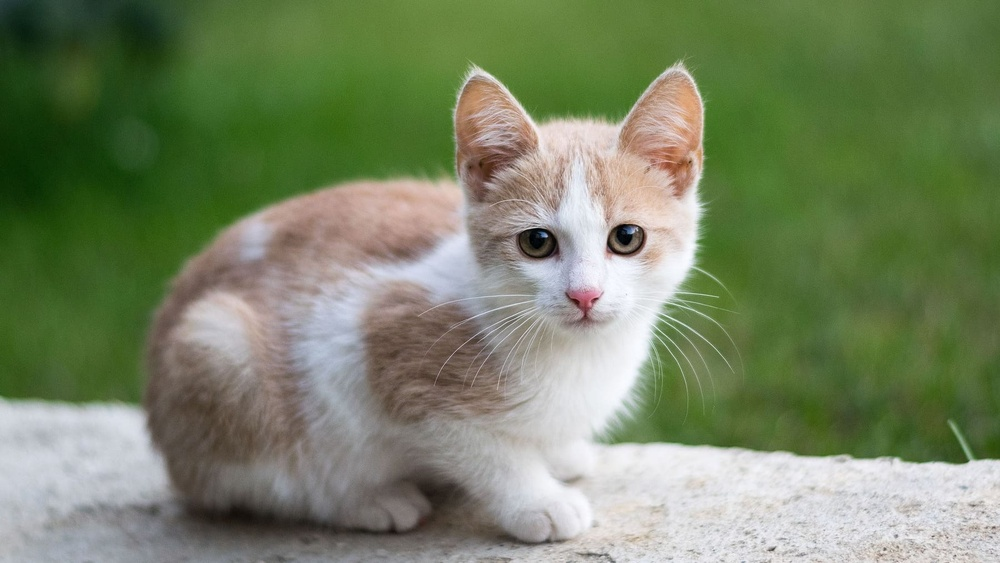
#> input picture 8/IA/EP1/project/EJERCICIOS/ia/rec_img/gato.jpg, 1000 x 563 px, shrunk from 1800 x 1013 before the run
$ python 9.py   (older library calls are emulated)
#> lines starting #> are read from the running program, lines starting #| are printed output that depends on the picture; after the words box and inside, x2 and y2 are one past the last pixel; in counts of white or black regions, pixels touching at a corner belong together
# Practica 8
import cv2

if __name__ == '__main__':
    imagen = cv2.imread("gato.jpg")
#> imagen is the input picture: shape (563, 1000, 3); mean B, G, R 99.6, 131.3, 118.2
    imagen = cv2.cvtColor(imagen, cv2.COLOR_BGR2GRAY)
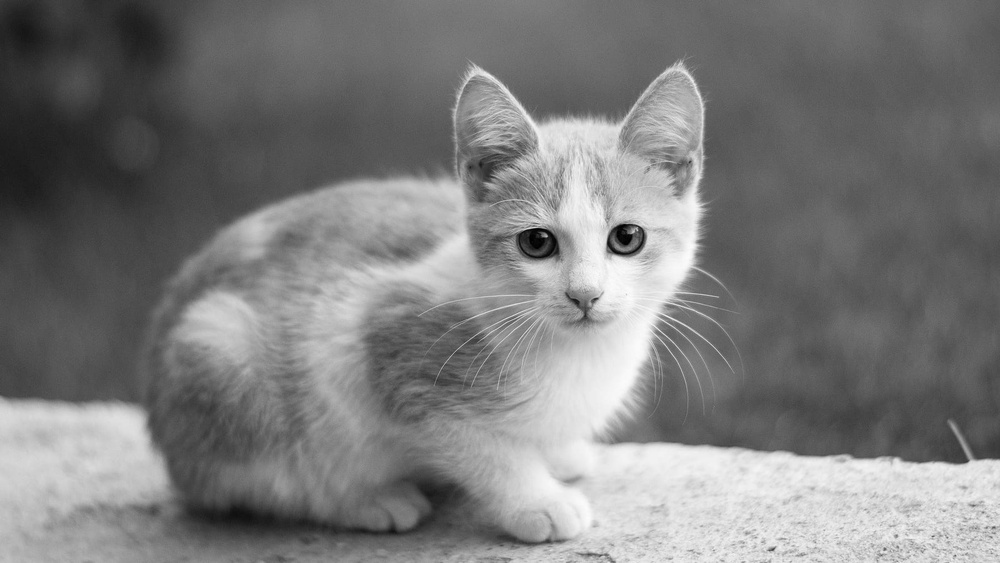
#> imagen: shape (563, 1000); min 0, max 253, mean 123.8
    sobelx = cv2.Sobel(imagen, cv2.CV_64F, dx=1, dy=0,ksize=5)
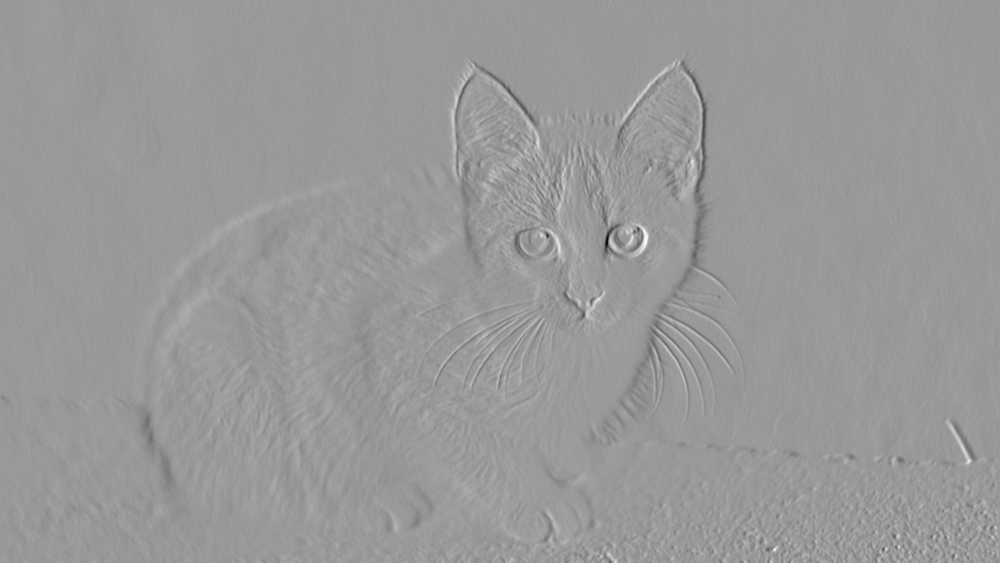
#> sobelx: shape (563, 1000) float64; min -8515, max 5637, mean 2; drawn with min black and max white
    sobely = cv2.Sobel(imagen, cv2.CV_64F, dx=0, dy=1,ksize=5)
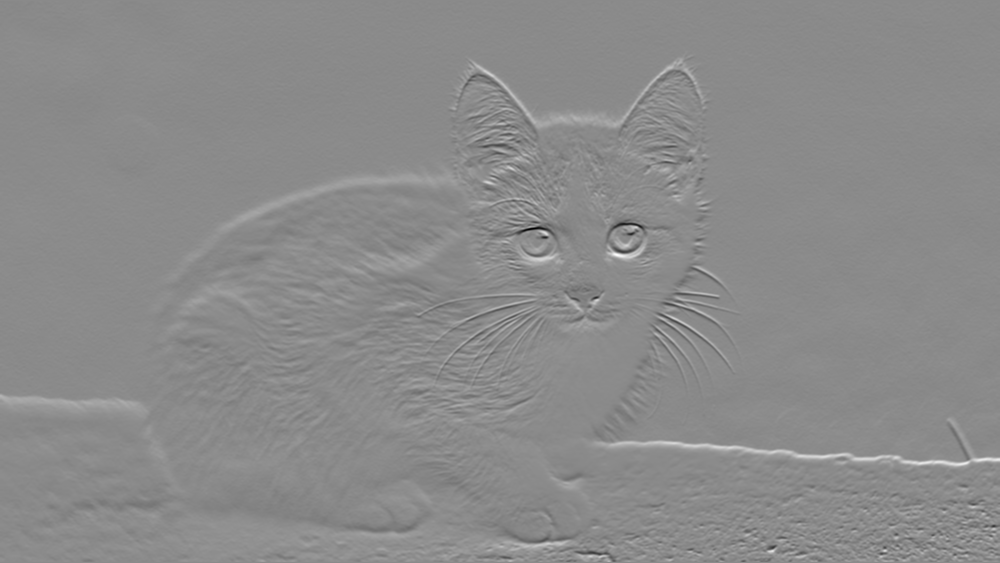
#> sobely: shape (563, 1000) float64; min -8487, max 7099, mean 17.6; drawn with min black and max white
    sobelxy = cv2.Sobel(imagen, cv2.CV_64F, dx=1, dy=1,ksize=5)
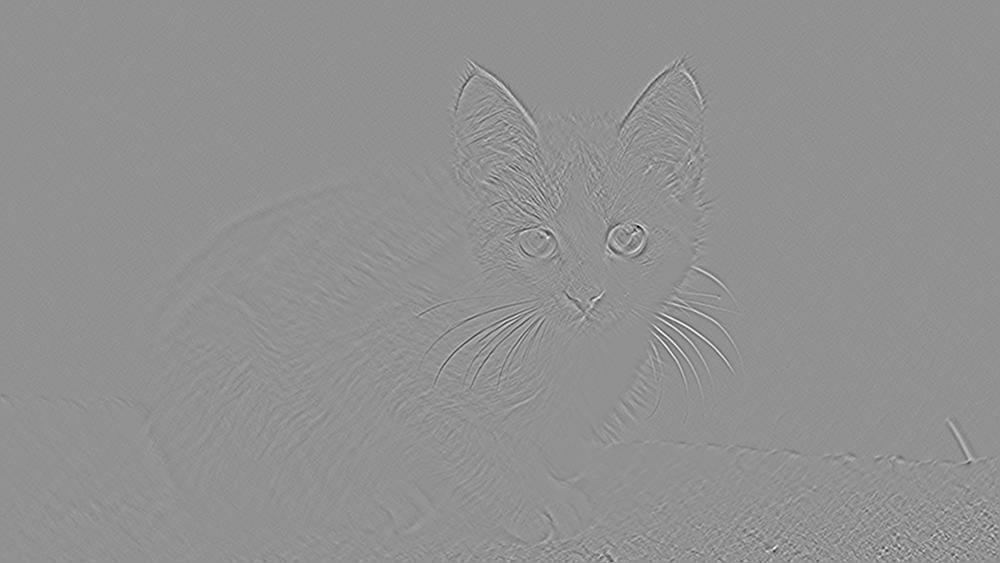
#> sobelxy: shape (563, 1000) float64; min -1796, max 1346, mean 0; drawn with min black and max white


    cv2.imshow("imagen gato", sobelx)
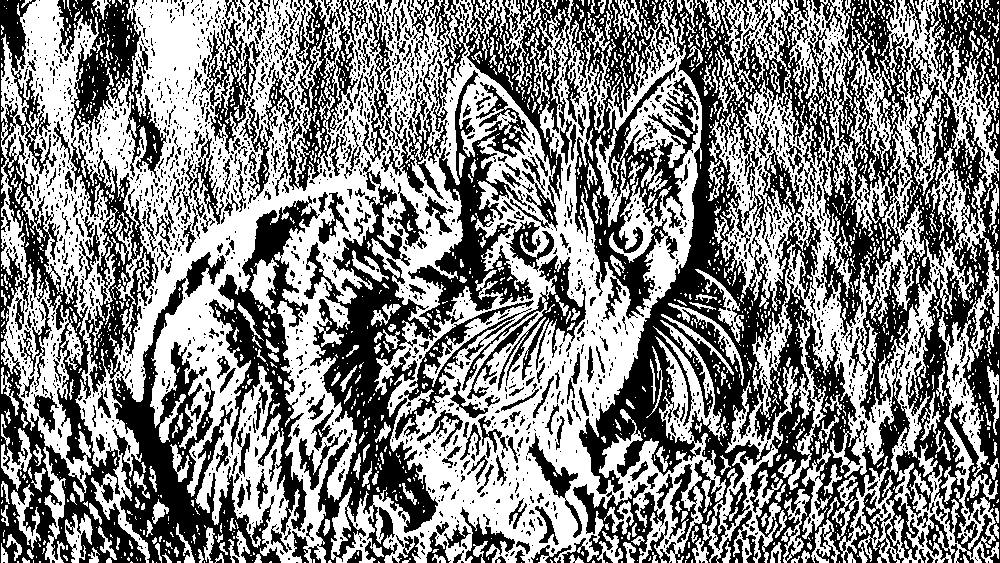
#> window 'imagen gato': shape (563, 1000); 51.9% white; 2497 black regions (2090 under 20 px), largest, box (x1, y1, x2, y2) and area: (569, 0, 1000, 563) 106163, (304, 70, 533, 563) 28029, (71, 137, 281, 563) 21351
    cv2.imshow("imagen gato1", sobely)
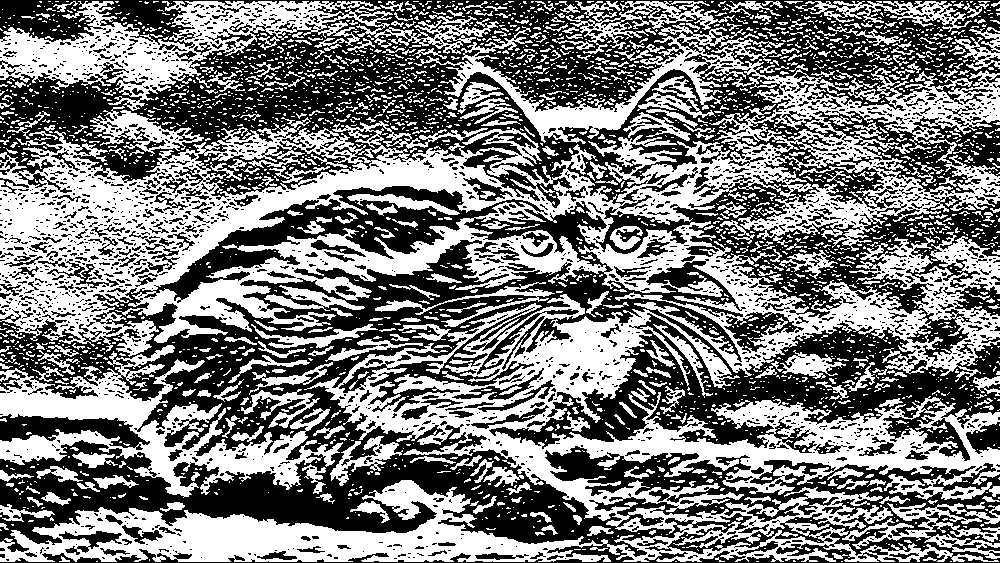
#> window 'imagen gato1': shape (563, 1000); 48.6% white; 2933 white regions (2474 under 20 px), largest, box (x1, y1, x2, y2) and area: (0, 1, 1000, 382) 112865, (0, 294, 1000, 562) 71438, (0, 1, 499, 111) 15842
    cv2.imshow("imagen gato2", sobelxy)
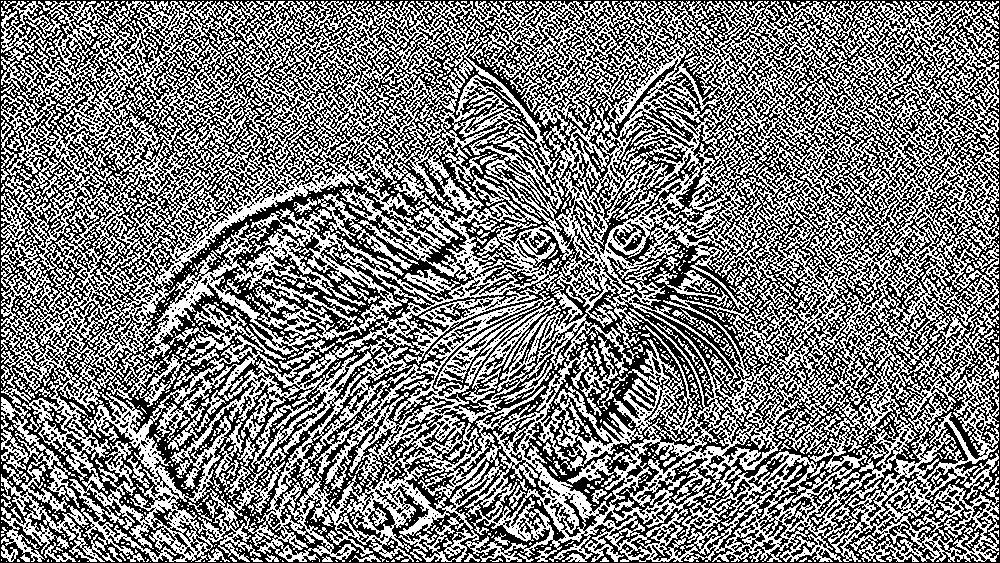
#> window 'imagen gato2': shape (563, 1000); 48.9% white in thin lines or dots


    cv2.waitKey(0)
    cv2.destroyAllWindows()
